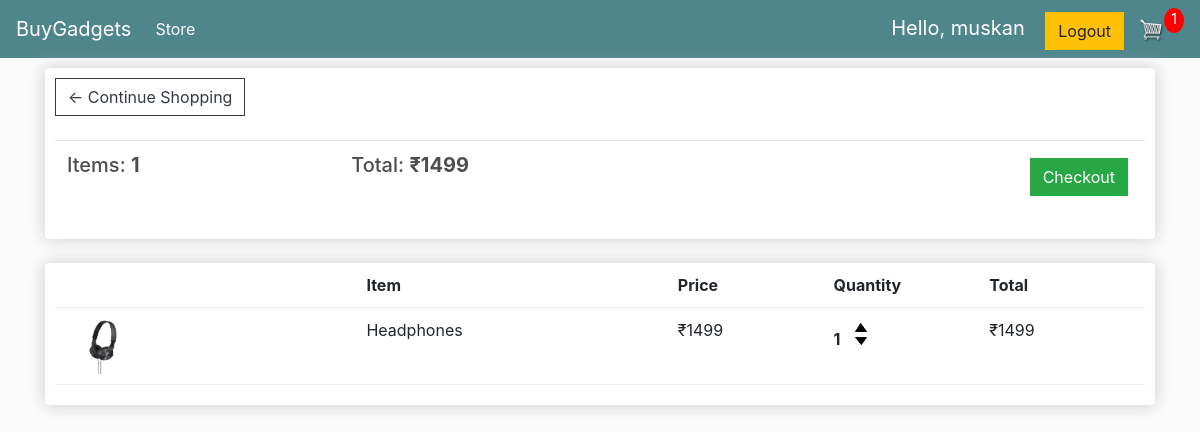
The page /cart/ (signed in) on the database as committed earlier.
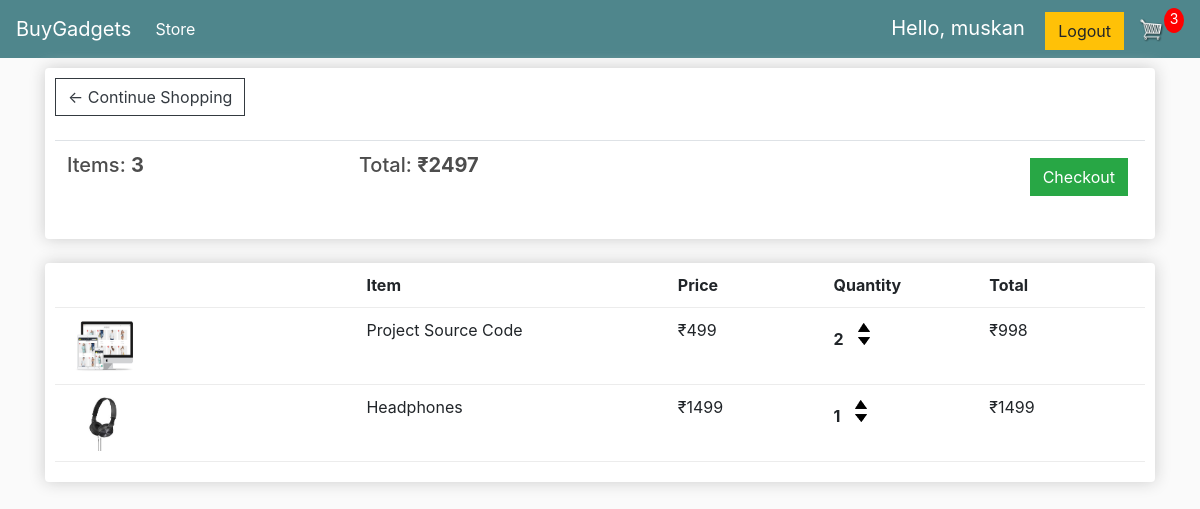
The same page on the database as committed later.
### store/models.py (models this page shows, shortened)
class Order(models.Model):
    customer = models.ForeignKey(Customer, on_delete=models.SET_NULL, null=True, blank=True)
    date_ordered = models.DateTimeField(auto_now_add=True)
    complete = models.BooleanField(default=False)
    transaction_id = models.CharField(max_length=100, null=True)
    @property
    def get_cart_total(self):
        orderitems = self.orderitem_set.all()
        total = sum([item.get_total for item in orderitems])
        return total
    @property
    def get_cart_items(self):
        orderitems = self.orderitem_set.all()
        total = sum([item.quantity for item in orderitems])
        return total

class OrderItem(models.Model):
    product = models.ForeignKey(Product, on_delete=models.SET_NULL, null=True)
    order = models.ForeignKey(Order, on_delete=models.SET_NULL, null=True)
    quantity = models.IntegerField(default=0, null=True, blank=True)
    date_added = models.DateTimeField(auto_now_add=True)
    @property
    def get_total(self):
        total = self.product.price * self.quantity
        return total

class Product(models.Model):
    name = models.CharField(max_length=200)
    price = models.DecimalField(max_digits=8, decimal_places=0)
    digital = models.BooleanField(default=False, null=True, blank=True)
    image = models.ImageField(null=True, blank=True)
    @property
    def imageURL(self):
        try:
            url = self.image.url
        except:
            url = ""
        return url

### store/views.py (the view)
# urls.py: path('cart/', views.cart, name='cart'),
def cart(request):
    data = cartData(request)
    items = data['items']
    order = data['order']
    cartItems = data['cartItems']
    context = {'items': items, 'order': order, 'cartItems': cartItems}
    return render(request, 'store/cart.html', context)

### store/utils.py (called while the page is built)
def cartData(request):
    if request.user.is_authenticated:
        customer, created = Customer.objects.get_or_create(user=request.user)
        order, created = Order.objects.get_or_create(customer=customer, complete=False)
        items = order.orderitem_set.all()
        cartItems = order.get_cart_items
    else:
        cookieData = cookieCart(request)
        items = cookieData['items']
        order = cookieData['order']
        cartItems = cookieData['cartItems']
    return {'items': items, 'order': order, 'cartItems': cartItems}

### store/templates/store/cart.html
{% extends 'store/main.html' %}
{% load static %}
{% block content %}
    <div class="row">
        <div class="col-lg-12">
            <div class="box-element">
                <a class="btn btn-outline-dark" href="{% url 'store' %}">&#x2190; Continue Shopping</a>
                <br>
                <br>
                <table class="table">
                    <tr>
                        <th><h5>Items: <strong>{{ order.get_cart_items }}</strong></h5></th>
                        <th><h5>Total: <strong>₹{{ order.get_cart_total |floatformat:0 }}</strong></h5></th>
                        <th>
                            <a style="float:right; margin: 5px" class="btn btn-success" href="{% url 'checkout' %}">Checkout</a>
                        </th>
                    </tr>
                </table>
            </div>
            <br>
            <div class="box-element">
                <div class="cart-row">
                    <div style="flex:2"></div>
                    <div style="flex:2"><strong>Item</strong></div>
                    <div style="flex:1"><strong>Price</strong></div>
                    <div style="flex:1"><strong>Quantity</strong></div>
                    <div style="flex:1"><strong>Total</strong></div>
                </div>
                {% for item in items %}
                    <div class="cart-row">
                        <div style="flex:2"><img class="row-image" src="{{ item.product.imageURL }}"></div>
                        <div style="flex:2"><p>{{ item.product.name }}</p></div>
                        <div style="flex:1"><p>₹{{ item.product.price | floatformat:0 }}</p></div>
                        <div style="flex:1">
                            <p class="quantity">{{ item.quantity }}</p>
                            <div class="quantity">
                                <img data-product="{{ item.product.id }}" data-action="add"
                                     class="chg-quantity update-cart" src="{% static 'images/arrow-up.png' %}">
                                <img data-product="{{ item.product.id }}" data-action="remove"
                                     class="chg-quantity update-cart" src="{% static 'images/arrow-down.png' %}">
                            </div>
                        </div>
                        <div style="flex:1">₹{{ item.get_total | floatformat:0 }}</div>
                    </div>
                {% endfor %}
            </div>
        </div>
    </div>
{% endblock content %}

### store/templates/store/main.html (shortened to what this page needs)
<!DOCTYPE html>
{% load static %}
<html lang="en">
<head>
    <link rel="stylesheet" href="https://cdn.jsdelivr.net/npm/bootstrap@4.5.3/dist/css/bootstrap.min.css"
>
    <link rel="stylesheet" type="text/css" href="{% static  "css/main.css" %}">
</head>
<body>
<nav class="navbar navbar-expand-lg navbar-dark bg-dark">
    <a class="navbar-brand" href="{% url 'store' %}">BuyGadgets</a>
    <div class="collapse navbar-collapse" id="navbarSupportedContent">
        <ul class="navbar-nav mr-auto">
            <li class="nav-item active">
                <a class="nav-link" href="{% url 'store' %}">Store <span class="sr-only">(current)</span></a>
            </li>
        </ul>
        <div class="form-inline my-2 my-lg-0">
            <div id="logout">
                <span class="navbar-brand">Hello, {{ request.user }}</span>
                <a href="{% url 'logout' %}" class="btn btn-warning">Logout</a>
            </div>
            <a href="{% url 'cart' %}">
                <img id="cart-icon" src="{% static 'images/cart.png' %}">
            </a>
            <p id="cart-total">{{ cartItems }}</p>
        </div>
    </div>
</nav>
<div class="container">
    {% block content %}
    {% endblock content %}
</div>
</body>
</html>

Rows that differ between the two databases and show on the page:
no longer on this page (row edited): Order: get_cart_items "1", get_cart_total "1499"
added Order: get_cart_items "3", get_cart_total "2497"
added OrderItem: product.imageURL (picture), product.name "Project Source Code", product.price "499", quantity "2", get_total "998"
Other text that changed with them:
{{ cartItems }}: "1" → "3"
